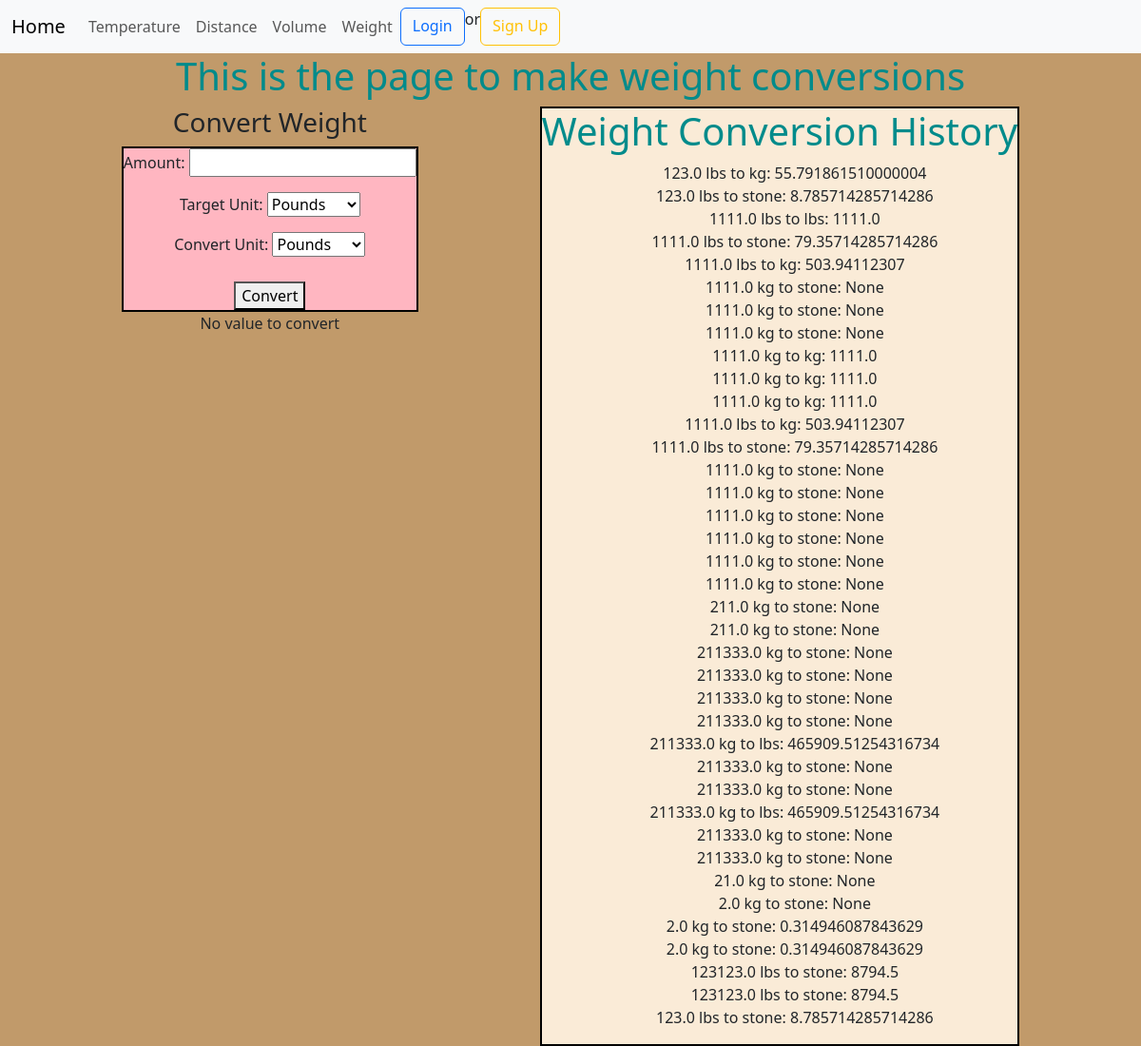
The page /weight/ on the database its author committed.
### pages/models.py (models this page shows, shortened)
class ConversionHistory(models.Model):
    category = models.CharField(max_length=50)
    targetUnit = models.CharField(max_length=50)
    convertUnit = models.CharField(max_length=50)
    amount = models.FloatField()
    result = models.FloatField(null=True, blank=True)
    created_at = models.DateTimeField(null=True, auto_now_add=True)

### pages/views.py (the view)
# urls.py: path('weight/', views.weight_view, name="weight"),
def weight_view(request):
    form = WeightConversionForm()
    converted_value = None
    category = "weight"
    if request.method == 'POST':
        form = WeightConversionForm(request.POST)
        if form.is_valid():
            print("form is valid") #check if code works
            amount = form.cleaned_data['amount']
            targetUnit = form.cleaned_data['targetUnit']
            convertUnit = form.cleaned_data['convertUnit']
            print(f"Amount: {amount}, Target Unit: {targetUnit}, Convert Unit: {convertUnit}, Category: {category}")
            converted_value = perform_weight_conversion(amount, targetUnit, convertUnit)
            conversion_record = ConversionHistory(
                amount = amount,
                targetUnit = targetUnit,
                convertUnit = convertUnit,
                category = category,
                result = converted_value
            )
            conversion_record.save()
    else:
        print(form.errors) # log error
        form = WeightConversionForm()
    form.fields['category'].initial = category
    history = ConversionHistory.objects.filter(category='weight') #get conversion history
    return render(request, 'pages/weight.html', {'form': form, 'history': history, 'converted_value':converted_value})

### pages/forms.py
class WeightConversionForm(forms.Form):
    model = ConversionHistory
    amount = forms.FloatField(label='Amount', min_value=0)
    targetUnit = forms.ChoiceField(
        label='Target Unit',
        choices=[
            ('lbs', 'Pounds'),
            ('kg', 'Kilograms'),
            ('stone', 'Stone'),
        ])
    convertUnit = forms.ChoiceField(
        label='Convert Unit',
        choices=[
            ('lbs', 'Pounds'),
            ('kg', 'Kilograms'),
            ('stone', 'Stone'),
        ])
    category = forms.CharField(widget=forms.HiddenInput())
    fields = ['targetUnit','amount','convertUnit','category','result']

### templates/pages/weight.html (shortened to what this page needs)
{% extends 'base.html' %}
{% load static %}
{% block css %}
    <link rel="stylesheet" href="{% static 'css/base.css' %}">
{% endblock css %}
{% block content %}
<h1>This is the page to make weight conversions</h1>
<section class="app-container">
<div class="conversion-form">
<h3>Convert Weight</h3>
<fieldset style="background-color: lightpink;">
<form method="POST" action="{% url 'weight' %}">
{{ form.as_p }}
<button type="submit">Convert</button><label>
</form>
</fieldset>
{% if converted_value is not None %}
<h2>Conversion Result:</h2>
<p>The converted value is: <strong>{{ converted_value }}</strong></p>
{% else %}
<p>No value to convert</p>
{% endif %}
</div>
<div id="history">
<h1>Weight Conversion History</h1>
<ul>
    {% for conversion in history %}
    <li>{{ conversion.amount }} {{ conversion.targetUnit }} to {{ conversion.convertUnit }}: {{ conversion.result }}</li>
    {% empty %}
    <li>No conversion history available.</li>
    {% endfor %}
</ul>
</div>
</section>
{% endblock content %}

### static/css/base.css (style rules this page uses)
body { background-color: #C19A6A; }
h1 { color: darkcyan; }
form { display: flex; flex-direction: column; align-items: center; }
button { margin-top: 10px; }
.app-container { display: flex; justify-content: space-evenly; flex-direction: column; text-align: center; }
.conversion-form { display: flex; flex-direction: column; }
fieldset { border: 2px solid black; background-color: #8aa5f6 }
ul { list-style-type: none; }
#history { background-color: antiquewhite; border: 2px solid black; }
@media (min-width: 990px) { body { background-color: #C19A6A; } }
@media (min-width: 990px) { h1 { color: darkcyan; text-align: center; } }
@media (min-width: 990px) { .app-container { display: flex; flex-direction: row; } }

### rows shown on the page
ConversionHistory: amount "123.0", targetUnit "lbs", convertUnit "kg", result "55.791861510000004"
ConversionHistory: amount "123.0", targetUnit "lbs", convertUnit "stone", result "8.785714285714286"
ConversionHistory: amount "1111.0", targetUnit "lbs", convertUnit "lbs", result "1111.0"
ConversionHistory: amount "1111.0", targetUnit "lbs", convertUnit "stone", result "79.35714285714286"
ConversionHistory: amount "1111.0", targetUnit "lbs", convertUnit "kg", result "503.94112307"
ConversionHistory: amount "1111.0", targetUnit "kg", convertUnit "stone", result "None"
ConversionHistory: amount "1111.0", targetUnit "kg", convertUnit "stone", result "None"
ConversionHistory: amount "1111.0", targetUnit "kg", convertUnit "stone", result "None"
ConversionHistory: amount "1111.0", targetUnit "kg", convertUnit "kg", result "1111.0"
ConversionHistory: amount "1111.0", targetUnit "kg", convertUnit "kg", result "1111.0"
ConversionHistory: amount "1111.0", targetUnit "kg", convertUnit "kg", result "1111.0"
ConversionHistory: amount "1111.0", targetUnit "lbs", convertUnit "kg", result "503.94112307"
ConversionHistory: amount "1111.0", targetUnit "lbs", convertUnit "stone", result "79.35714285714286"
ConversionHistory: amount "1111.0", targetUnit "kg", convertUnit "stone", result "None"
ConversionHistory: amount "1111.0", targetUnit "kg", convertUnit "stone", result "None"
ConversionHistory: amount "1111.0", targetUnit "kg", convertUnit "stone", result "None"
ConversionHistory: amount "1111.0", targetUnit "kg", convertUnit "stone", result "None"
ConversionHistory: amount "1111.0", targetUnit "kg", convertUnit "stone", result "None"
ConversionHistory: amount "1111.0", targetUnit "kg", convertUnit "stone", result "None"
ConversionHistory: amount "211.0", targetUnit "kg", convertUnit "stone", result "None"
ConversionHistory: amount "211.0", targetUnit "kg", convertUnit "stone", result "None"
ConversionHistory: amount "211333.0", targetUnit "kg", convertUnit "stone", result "None"
ConversionHistory: amount "211333.0", targetUnit "kg", convertUnit "stone", result "None"
ConversionHistory: amount "211333.0", targetUnit "kg", convertUnit "stone", result "None"
ConversionHistory: amount "211333.0", targetUnit "kg", convertUnit "stone", result "None"
ConversionHistory: amount "211333.0", targetUnit "kg", convertUnit "lbs", result "465909.51254316734"
ConversionHistory: amount "211333.0", targetUnit "kg", convertUnit "stone", result "None"
ConversionHistory: amount "211333.0", targetUnit "kg", convertUnit "stone", result "None"
ConversionHistory: amount "211333.0", targetUnit "kg", convertUnit "lbs", result "465909.51254316734"
ConversionHistory: amount "211333.0", targetUnit "kg", convertUnit "stone", result "None"
ConversionHistory: amount "211333.0", targetUnit "kg", convertUnit "stone", result "None"
ConversionHistory: amount "21.0", targetUnit "kg", convertUnit "stone", result "None"
ConversionHistory: amount "2.0", targetUnit "kg", convertUnit "stone", result "None"
ConversionHistory: amount "2.0", targetUnit "kg", convertUnit "stone", result "0.314946087843629"
ConversionHistory: amount "2.0", targetUnit "kg", convertUnit "stone", result "0.314946087843629"
ConversionHistory: amount "123123.0", targetUnit "lbs", convertUnit "stone", result "8794.5"
ConversionHistory: amount "123123.0", targetUnit "lbs", convertUnit "stone", result "8794.5"
ConversionHistory: amount "123.0", targetUnit "lbs", convertUnit "stone", result "8.785714285714286"
